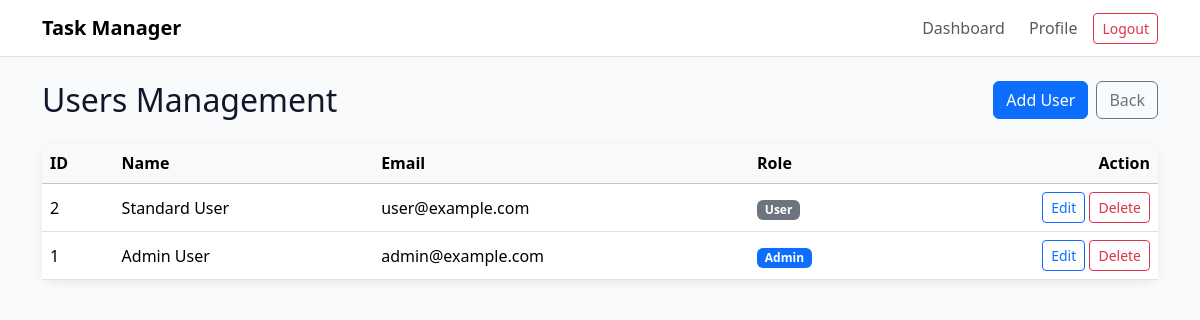
The page /admin/users.php (signed in) on the database its author committed.
### tables this page shows
CREATE TABLE IF NOT EXISTS users (
    id INT UNSIGNED AUTO_INCREMENT PRIMARY KEY,
    first_name VARCHAR(100) NOT NULL,
    last_name VARCHAR(100) NOT NULL,
    email VARCHAR(190) NOT NULL UNIQUE,
    password VARCHAR(255) NOT NULL,
    isAdmin TINYINT(1) NOT NULL DEFAULT 0,
    created_at TIMESTAMP NOT NULL DEFAULT CURRENT_TIMESTAMP
);

### includes/init.php (called while the page is built, shortened)
<?php
require_once __DIR__ . '/../classes/User.php';
function dbConnection(): mysqli
{
    static $conn = null;
    if ($conn === null) {
        $db = new Database();
        $conn = $db->connect();
    }
    return $conn;
}
function userModel(): User
{
    return new User(dbConnection());
}

### classes/GenericModel.php (called while the page is built, shortened)
<?php
class GenericModel
{
    public function __construct(mysqli $conn)
    {
        $this->conn = $conn;
    }
}

### classes/User.php (called while the page is built, shortened)
<?php
require_once 'GenericModel.php';
class User extends GenericModel
{
    public function getAll()
    {
        return $this->conn->query(
            "SELECT * FROM users ORDER BY id DESC"
        );
    }
}

### admin/users.php (the view, shortened to what this page needs)
<?php
require_once '../includes/init.php';
$userObj = userModel();
$result = $userObj->getAll();
?>
<?php require_once '../includes/header.php'; ?>
<div class="container mt-4">
    <div class="d-flex justify-content-between align-items-center mb-4">
        <h2 class="mb-0">
            Users Management
        </h2>
        <div class="d-flex gap-2">
            <a
                href="create_user.php"
                class="btn btn-primary"
            >
                Add User
            </a>
            <a
                href="dashboard.php"
                class="btn btn-outline-secondary"
            >
                Back
            </a>
        </div>
    </div>
    <div class="card main-card">
        <div class="table-responsive">
            <table class="table table-hover align-middle mb-0">
                <thead class="table-light">
                    <tr>
                        <th>ID</th>
                        <th>Name</th>
                        <th>Email</th>
                        <th>Role</th>
                        <th class="text-end">Action</th>
                    </tr>
                </thead>
                <tbody>
                    <?php while($user = $result->fetch_assoc()) { ?>
                        <tr>
                            <td>
                                <?= htmlspecialchars($user['id']) ?>
                            </td>
                            <td>
                                <?= htmlspecialchars($user['first_name']) ?>
                                <?= htmlspecialchars($user['last_name']) ?>
                            </td>
                            <td>
                                <?= htmlspecialchars($user['email']) ?>
                            </td>
                            <td>
                                <?php if ($user['isAdmin'] == 1) { ?>
                                    <span class="badge bg-primary">
                                        Admin
                                    </span>
                                <?php } else { ?>
                                    <span class="badge bg-secondary">
                                        User
                                    </span>
                                <?php } ?>
                            </td>
                            <td class="text-end">
                                <a
                                    href="edit_user.php?id=<?= htmlspecialchars($user['id']) ?>"
                                    class="btn btn-sm btn-outline-primary"
                                >
                                    Edit
                                </a>
                                <a
                                    href="delete_user.php?id=<?= htmlspecialchars($user['id']) ?>"
                                    class="btn btn-sm btn-outline-danger"
                                >
                                    Delete
                                </a>
                            </td>
                        </tr>
                    <?php } ?>
                </tbody>
            </table>
        </div>
    </div>
</div>
<?php require_once '../includes/footer.php'; ?>

### assets/css/style.css (style rules this page uses)
body { background: #f8fafc; color: #0f172a; }
.main-card { border: 0; border-radius: 14px; box-shadow: 0 2px 12px rgba(0,0,0,0.08); }
a { text-decoration: none; }

### rows shown on the page
users: id "2", first_name "Standard", last_name "User", email "user@example.com", isAdmin "User"
users: id "1", first_name "Admin", last_name "User", email "admin@example.com", isAdmin "Admin"
